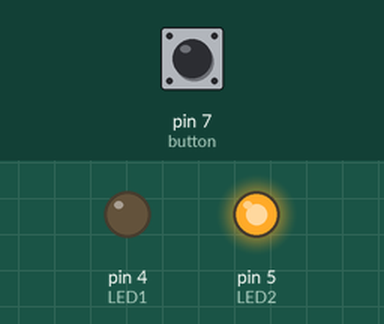
Bench run of a sketch on a simulated Arduino Uno, built with avr-gcc and run on an emulated ATmega328P. Shown: output pins drawn as LEDs (lit = HIGH). Inputs (shaded band) come from the test bench; at power-on: pin 7 (button) HIGH.

Above: at 1.2 s.
1.3 s: pin 7 (button) pulled LOW for 0.15 s
At 1.37 s:
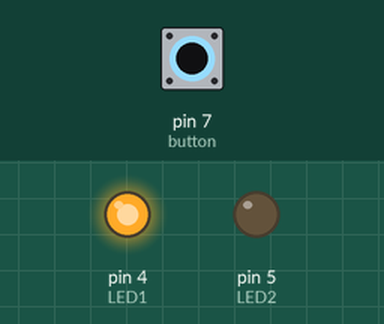
2.9 s: pin 7 (button) pulled LOW for 3.2 s
At 6.8 s:
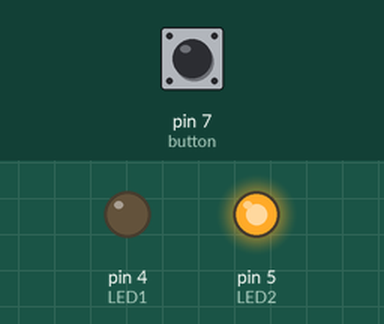
Timing chart, 0 to 8.3 s (numbered marks = the images above; inputs shaded):
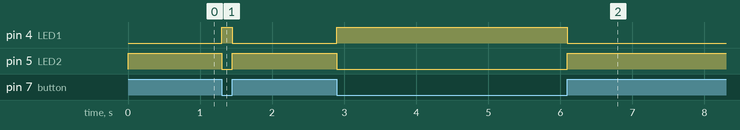

Measured:
- after the input at 1.3 s, pin 4 (LED1): LOW → HIGH at once, → LOW 0.15 s later; pin 5 (LED2): HIGH → LOW at once, → HIGH 0.15 s later
- after the input at 2.9 s, pin 4 (LED1): LOW → HIGH at once, → LOW 3.2 s later; pin 5 (LED2): HIGH → LOW at once, → HIGH 3.2 s later

The sketch:

Manalo_Sketch7Lab.ino
```cpp
int button = 7;
int LED1 =  4;
int LED2 =  5;
int buttonState = 0;

void setup() {
  pinMode(LED1, OUTPUT);
  pinMode(LED2, OUTPUT);
  pinMode(button, INPUT_PULLUP);
}

void loop() {
  buttonState = digitalRead(button);

  if(buttonState == LOW) {
    digitalWrite(LED1, HIGH);
    digitalWrite(LED2, LOW);
  } else {
    digitalWrite(LED1, LOW);
    digitalWrite(LED2, HIGH);
  }
}
```
